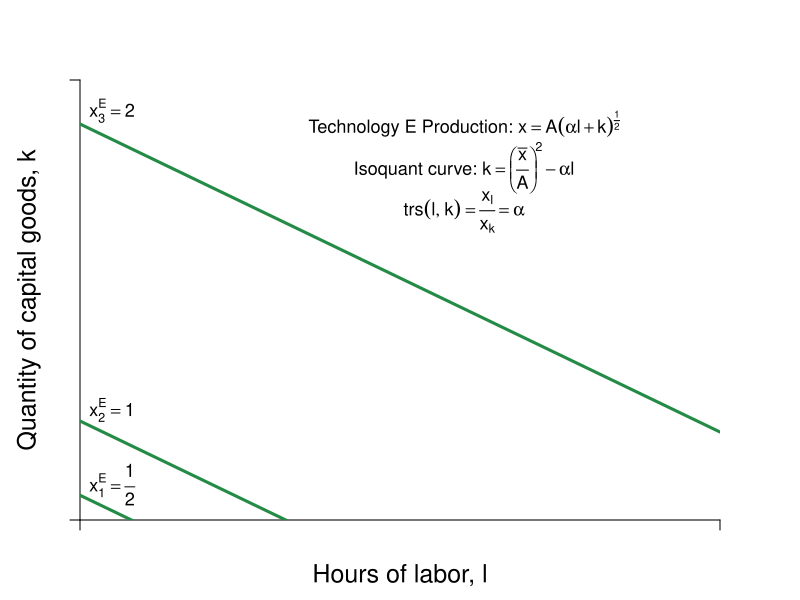

This chart was generated by the following R code:
#Graph Designer: Simon Halliday
#Authors: Bowles, Foley and Halliday
#Title: Coordination, Conflict and Competition: A Text in Microeconomics

library(shape)
pdf(file = "firmmarketsupply/techvariables3.pdf", width = 8, height = 6)

#Set parameters for graphics
axislabelsize <- 1.5
labelsize <- 1.1
graphlinewidth <- 3
segmentlinewidth <- 2

COL <- c("#7fc97f", "#beaed4", "#fdc086", "#ffff99", "#386cb0", "#f0027f", "#bf5b17", "#666666")
COLA <- c("#e0f3db", "#99d8c9","#66c2a4","#41ae76", "#238b45", "#005824")
COLB <- c("#c6dbef", "#4eb3d3", "#2b8cbe", "#0868ac","#084081")

#Edited the margins to cater for the larger LHS labels
par(mar =  c(4, 4, 4, 4))

uFn <- function(x, y, alpha = 0.7){
  (x^alpha)*(y^(1 - alpha))
}

isoA <- function(l, alpha = 0.7, xbar = 4, A = 2) {
  (xbar / A)^2 - alpha*l
}

trsline <- function(x, constant = 10, slope = 4){
  constant - (slope)*x
}

ff <- function(x, c = 12, s = 1/3){
  c - s*x
}

xlims <- c(0, 10)
ylims <- c(0, 10)

npts <- 501 
x <- seq(xlims[1], xlims[2], length.out = npts)
y <- seq(ylims[1], ylims[2], length.out = npts) 
a <- c(2, 4, 6)

plot(0, 0, xlim = xlims, ylim = ylims, type = "n",
     xlab = expression(paste("")),
     ylab = expression(paste("")), 
     xaxt = "n", 
     yaxt = "n", 
     cex.lab = axislabelsize, 
     bty = "n", 
     xaxs="i", 
     yaxs="i"
)


# ticksy <- seq(from = 0, to = ylims[2], by = 1)
# ylabels <- seq(from = 0, to = ylims[2], by = 1)
# ticksx <- seq(from = 0, to = xlims[2], by = 1)
# xlabels <- seq(from = 0, to = xlims[2], by = 1)
ticksy <- c(ylims[1],  ylims[2])
ylabels <- c(NA, NA)
ticksx <- c(xlims[1], xlims[2])
xlabels <- c(NA, NA)

axis(1, at = ticksx, pos = 0, labels = xlabels)
axis(2, at = ticksy, pos = 0, labels = ylabels, las = 1)

npts <- 500 
xx1 <- seq(xlims[1], xlims[2], length.out = npts)
xx2 <- seq(0, xlims[2], length.out = npts)
xx3 <- seq(1.5, 2.5, length.out = npts)
xx4 <- seq(3, 5, length.out = npts)
xx5 <- seq(7, 9, length.out = npts)

#Draw the graphs
lines(xx1, isoA(xx1, alpha = 0.7, xbar = 3, A = 2), col = COLA[5], lwd = graphlinewidth)
lines(xx1, isoA(xx1, alpha = 0.7, xbar = 1.5, A = 2 ), col = COLA[5], lwd = graphlinewidth)
lines(xx1, isoA(xx1, alpha = 0.7, xbar = 6, A = 2), col = COLA[5], lwd = graphlinewidth)
#lines(xx1, isoA(xx1, alpha = 0.3, xbar = 4), col = COLB[5], lwd = graphlinewidth)
#lines(xx1, ff(xx1, c = 9, s = 1.34), col = COL[3], lwd = graphlinewidth)
# lines(xx3, trsline(xx3, constant = 16), col = "gray", lty = 2, lwd = graphlinewidth)
# lines(xx4, trsline(xx4, constant = 8, slope = 1), col = "gray", lty = 2, lwd = graphlinewidth)
# lines(xx5, trsline(xx5, constant = 4, slope = 0.25), col = "gray", lty = 2, lwd = graphlinewidth)
#lines(xx4, mcline(xx4, constant = totalcost(x = 3, c0 = 2, c1 = 0.05, c2 = 0.05) - 3*marginalcost(x = 3, c1 = 0.05, c2 = 0.05), slope = marginalcost(x = 3, c1 = 0.05, c2 = 0.05)), col = "gray", lty = 2, lwd = graphlinewidth)



#Label the feasible frontier
# text(3.2, 1, expression("Feasible Frontier"), cex = labelsize)
# text(3.2, 0.5, expression("(production possibilities frontier)"), cex = labelsize)
# Arrows(4.35, 0.95, 8.1, 0.95, col = "black", lty = 1, lwd = 2, arr.type = "triangle", arr.lwd = 0.5)

#Axis labels
mtext(expression(paste("Hours of labor, ", l)), side = 1, line = 2.5, cex = axislabelsize)
text(-0.8, 5, expression(paste("Quantity of capital goods, ", k)), xpd = TRUE, cex = axislabelsize, srt = 90) 


# contour(x, y, 
#         outer(x, y, uFn),
#         drawlabels = FALSE,
#         col = COLB[3],
#         lwd = graphlinewidth,
#         levels = a, 
#         xaxs="i", 
#         yaxs="i", 
#         add = TRUE)


#Label the indifference curves
#text(8, 1.6, expression(paste("Technology E, ", x[1]^E)), cex = labelsize)
text(6, 9, expression(paste("Technology E Production: ", x == A*(alpha*l + k)^frac(1,2))), cex = labelsize)
text(6, 8, expression(paste("Isoquant curve: ", k == bgroup("(",frac(bar(x), A),")")^2 - alpha*l   )), cex = labelsize)
text(6, 7, expression(paste(trs(l,k) == frac(x[l],x[k]), phantom() == alpha)), cex = labelsize)

text(.5, 0.8, expression(paste(x[1]^E == frac(1,2))), cex = labelsize)
text(.5, 2.5, expression(paste(x[2]^E == 1)), cex = labelsize)
text(.5, 9.3, expression(paste(x[3]^E == 2)), cex = labelsize)

# text(8, 4, expression(paste(trs(l,k) == frac(2,8), phantom() == 0.25)), cex = labelsize)
# Arrows(8, 3.6, 8, 2.4, col = "black", lty = 1, lwd = 2, arr.type = "triangle", arr.lwd = 0.5)
# 
# text(4, 6, expression(paste(trs(l,k) == frac(4,4), phantom()==1)), cex = labelsize)
# Arrows(4, 5.6, 4, 4.4, col = "black", lty = 1, lwd = 2, arr.type = "triangle", arr.lwd = 0.5)
# 
# text(4, 8, expression(paste(trs(l,k) == frac(8,2), phantom() == 4)), cex = labelsize)
# Arrows(3.05, 8, 2.3, 8, col = "black", lty = 1, lwd = 2, arr.type = "triangle", arr.lwd = 0.5)


#Label feasible and infeasible
#text(8, 9, expression(paste(trs(l,k) == frac(x[l], x[k]), phantom() == frac(mp[l], mp[k]), phantom() == -frac(dk,dl))), cex = labelsize)
#text(3, 2.5, expression(paste("with plan ", (list(x, l, k)) )), cex = labelsize)

# text(8, 8.5, expression(paste("Production set:")), cex = labelsize)
# text(8, 8, expression(paste(x = bar(x), " feasible")), cex = labelsize)
# text(8, 7.5, expression(paste("with plan ", (list(x, l, k)) )), cex = labelsize)

#segments(0, 0, 4, ylims[2], lty = 2, col = "gray" , lwd = segmentlinewidth)

# segments(0, 8, 2.9705, 8, lty = 2, col = "gray" , lwd = segmentlinewidth)
#segments(2.9705, 0, 2.9705, 8, lty = 2, col = "gray" , lwd = segmentlinewidth)
# segments(2, 0, 2, 8, lty = 2, col = "gray" , lwd = segmentlinewidth)
# segments(4, 0, 4, 4, lty = 2, col = "gray" , lwd = segmentlinewidth)
# segments(0, 4, 4, 4, lty = 2, col = "gray" , lwd = segmentlinewidth)
# 
# 
# segments(8, 0, 8, 2, lty = 2, col = "gray" , lwd = segmentlinewidth)
# segments(0, 2, 8, 2, lty = 2, col = "gray" , lwd = segmentlinewidth)
# 
# segments(8, 0, 8,indiffA(x = 8)  , lty = 2, col = "gray" , lwd = segmentlinewidth)
# segments(0, indiffA(x = 8) , 8,indiffA(x = 8)  , lty = 2, col = "gray" , lwd = segmentlinewidth)

#Annotate points (4,4),(2,8),(8,2) on feasibility frontier
# text(4.2, 4.2, expression(paste(b)), cex = labelsize)
# points(2.1, isoA(l = 2.1, alpha = 0.3, xbar = 4), pch = 16, col = "black", cex = 1.5)
# text(2.1 - 0.2, isoA(l = 2.1, alpha = 0.3, xbar = 4), expression(paste(b)), cex = labelsize)


# points(3.04, isoA(l = 3.04, alpha = 0.7, xbar = 4), pch = 16, col = "black", cex = 1.5)
# text(3.04 - 0.2, isoA(l = 3.04, alpha = 0.7, xbar = 4), expression(paste(a)), cex = labelsize)

#points(4.8, indiffA(x = 4.8, alpha = 0.7), pch = 16, col = "black", cex = 1.5)


# text(7, 8, expression(paste("Lily's Utility: ", u^L*(list(x^L, y^L)) == (x^L)^{0.7}*(y^L)^{0.3})), cex = labelsize)
# text(7, 7, expression(paste("Peyton's Utility: ", u^P*(list(x^P, y^P)) == (x^P)^{0.5}*(y^P)^{0.5})), cex = labelsize)



dev.off()
